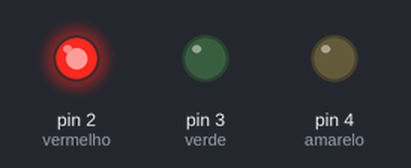
A sketch run on a simulated Arduino Uno, built with avr-gcc and run on an emulated ATmega328P. Parts: output pins drawn as LEDs (lit = HIGH).

Above: at 2.5 s.
At 6.5 s:
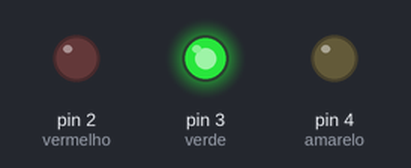
At 8.5 s:
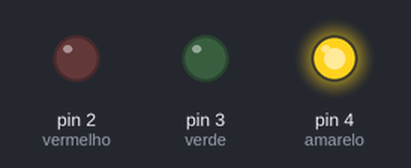
Timing chart, 0 to 11.7 s (numbered marks = the images above):
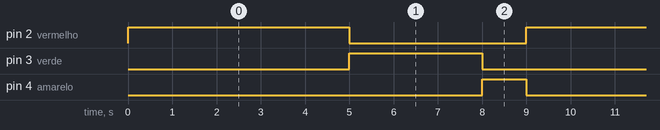

The sketch:

sketch_mar22a.ino
```cpp
int vermelho = 2;
int verde = 3;
int amarelo = 4;
void setup() {
  Serial.begin(9600);
  pinMode(verde,OUTPUT);
  pinMode(vermelho,OUTPUT);
  pinMode(amarelo,OUTPUT);
}

void loop() {
  digitalWrite(vermelho, HIGH);
  delay(5000);
  digitalWrite(vermelho, LOW);
  digitalWrite(verde, HIGH);
  delay(3000);
  digitalWrite(verde, LOW);
  digitalWrite(amarelo, HIGH);
  delay(1000);
  digitalWrite(amarelo, LOW);
}
 
```

Measured:
- by itself, pin 2 (vermelho): alternates HIGH for 5.0 s and LOW for 4.0 s
- by itself, pin 3 (verde): alternates HIGH for 3.0 s and LOW for 6.0 s
- by itself, pin 4 (amarelo): alternates HIGH for 1.0 s and LOW for 8.0 s
